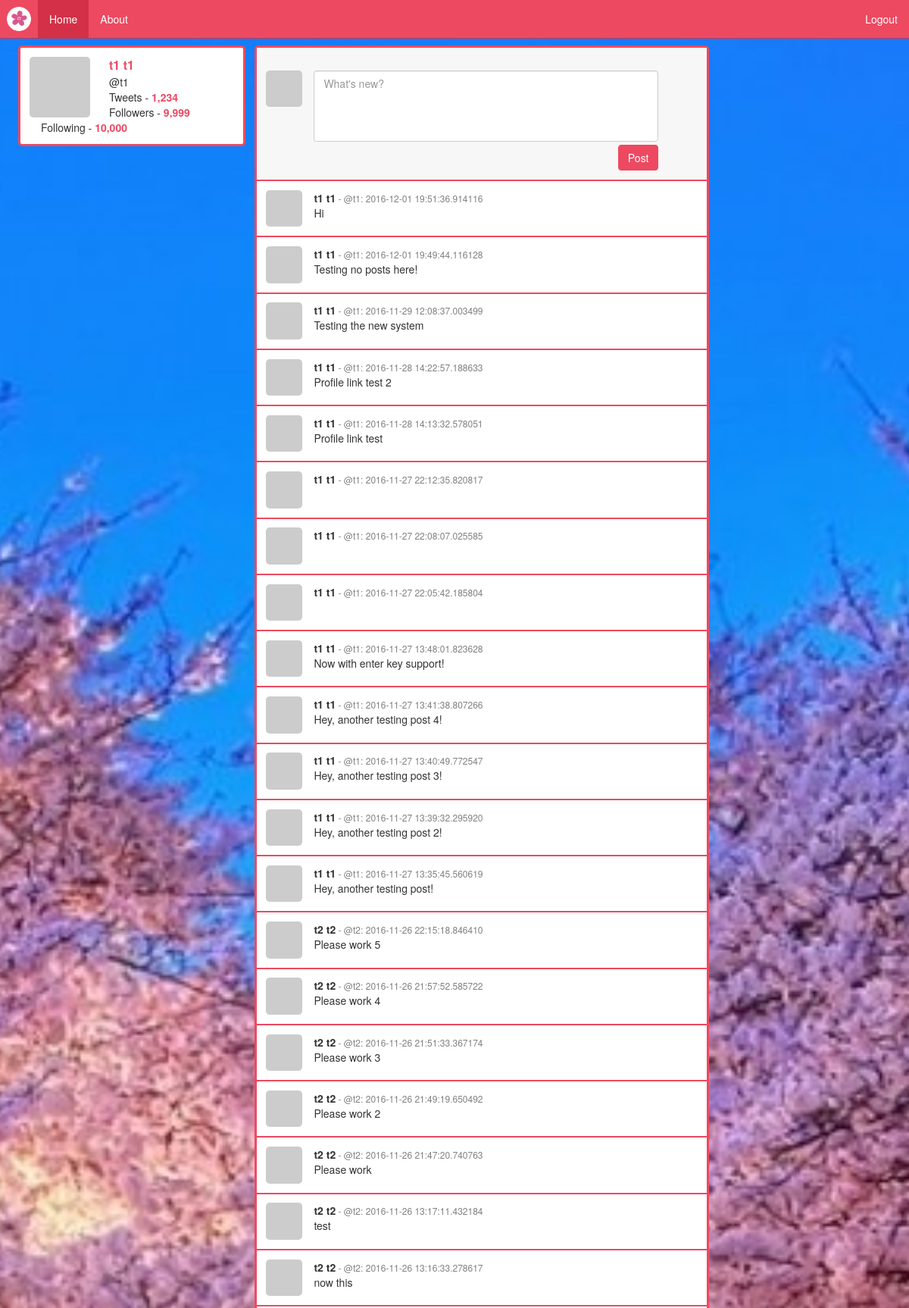
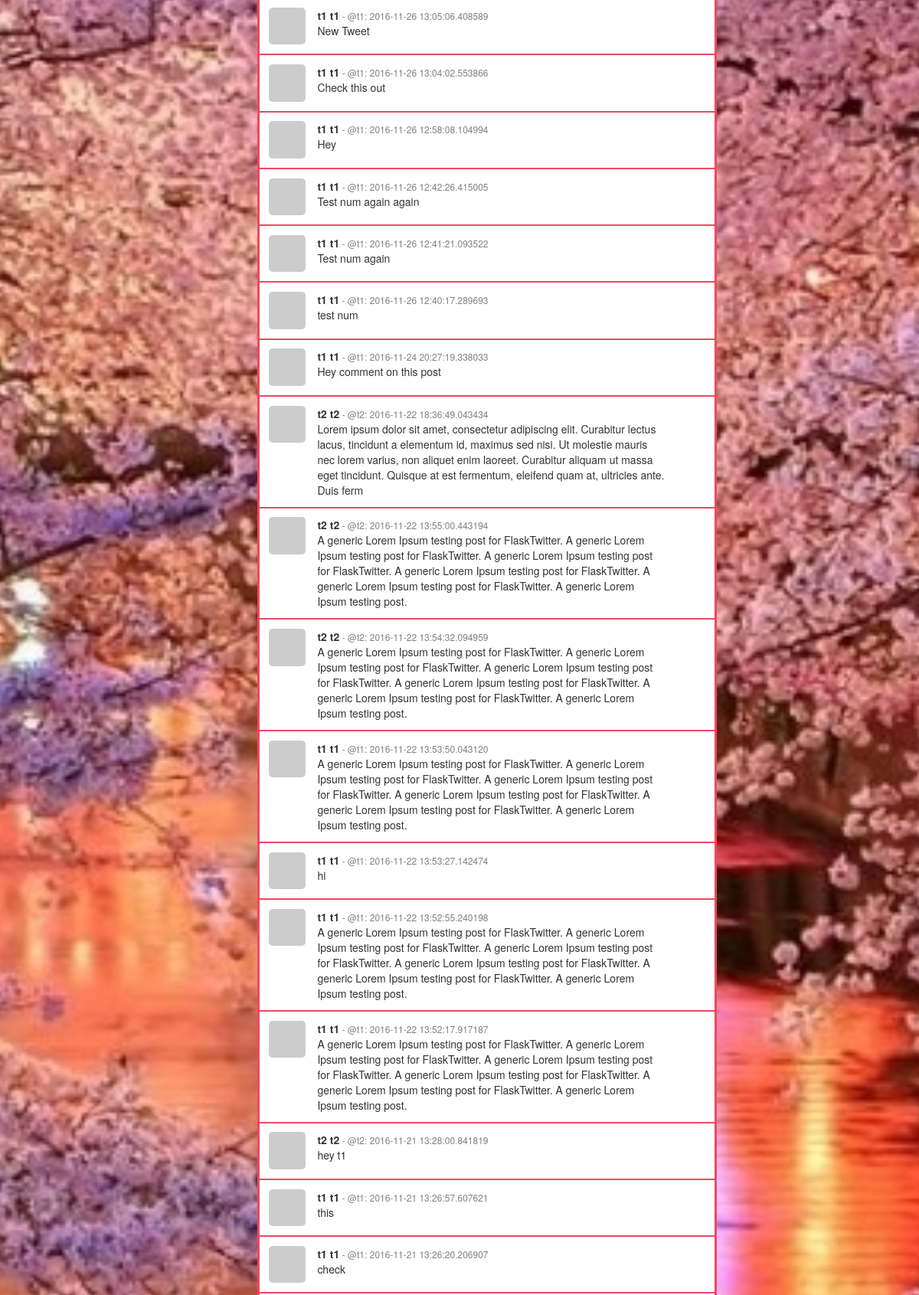
Page /newsfeed (signed in, upper part) on the committed database (2 pictures, top to bottom).
### app/models.py (models this page shows, shortened)
class User(db.Model):
	id = db.Column(db.Integer, primary_key=True)
	username = db.Column(db.String(16), index=True, unique=True)
	password_hash = db.Column(db.String(128), index=True)
	fName = db.Column(db.String(30), index=True)
	lName = db.Column(db.String(30), index=True)
	email = db.Column(db.String(120), index=True, unique=True)
	avatar_hash = db.Column(db.String(32), index=True)
	tweets = db.relationship('Tweet', backref='author', lazy='dynamic')
	comments = db.relationship('Comment', backref='author', lazy='dynamic')
	followed = db.relationship('User', secondary=followers, primaryjoin=(followers.c.follower_id == id), secondaryjoin=(followers.c.followed_id == id), backref=db.backref('followers', lazy='dynamic'), lazy='dynamic')
	@property
	def is_authenticated(self):
		return True
	def gravatar(self, size=100, default='identicon', rating='g'):
		if request.is_secure:
			url = 'https://secure.gravatar.com/avatar'
		else:
			url = 'http://www.gravatar.com/avatar'
		hash = self.avatar_hash or hashlib.md5(self.email.encode('utf-8')).hexdigest()
		return '{url}/{hash}?s={size}&d={default}&r={rating}'.format(url=url, hash=hash, size=size, default=default, rating=rating)
	def followed_tweets(self):
		return Tweet.query.join(followers, (followers.c.followed_id == Tweet.user_id)).filter(followers.c.follower_id == self.id).order_by(Tweet.timestamp.desc())

class Tweet(db.Model):
	id = db.Column(db.Integer, primary_key=True)
	body = db.Column(db.String(300))
	timestamp = db.Column(db.DateTime)
	hearts = db.Column(db.Integer)
	user_id = db.Column(db.Integer, db.ForeignKey('user.id'))
	comments = db.relationship('Comment', backref='tweet', lazy='dynamic')

### app/views.py (the view, shortened to what this page needs)
@app.route('/newsfeed', methods=['GET', 'POST'])
@login_required
def newsfeed():
	title = "News Feed"
	user = g.user
	form = TweetForm()
	commentForm = CommentForm()
	searchForm = SearchForm()
	tweets = user.followed_tweets().all()
	numTweets = user.tweets.count()
	followed = user.followed.count()
	firstTweet = tweets[0]
	lastTweet = tweets[-1]
	return render_template('newsfeed.html', title = title, user = user, form = form, commentForm=commentForm, searchForm=searchForm, tweets = tweets, firstTweet=firstTweet, lastTweet=lastTweet, numTweets=numTweets, followed=followed)

### app/forms.py
class TweetForm(Form):
	body = TextAreaField('body', validators=[DataRequired()])

class CommentForm(Form):
	body = TextAreaField('body', validators=[DataRequired()])

### app/__init__.py (called while the page is built)
@login_manager.user_loader
def load_user(userid):
    return User.query.filter(User.id==userid).first()

### app/views.py (called while the page is built)
@app.before_request
def before_request():
    g.user = current_user

### app/templates/newsFeed.html (shortened to what this page needs)
{% extends "base.html" %}
{% block head %}
	<link rel="stylesheet" type="text/css" href="../static/css/newsFeed.css">
{% endblock %}
{% block content %}
	<nav class="navbar navbar-default navbar-fixed-top">
	  <div class="container-fluid">
	    <div class="navbar-header">
	      <a href="#"><img src="../static/img/cherryBlossomIconCircle.png" id="brandIcon" class="img-circle navbar-brand"></a>
	    </div>
	    <ul class="nav navbar-nav">
	      <li class="active"><a href="#">Home</a></li>
	      <li><a href="#">About</a></li>
	    </ul>
  	    <ul class="nav navbar-nav navbar-right">
	      <li><a href="{{ url_for('logout') }}">Logout</a></li>
	    </ul>
	  </div>
	</nav>
	<div class="container col-md-3 testProfile">
		<div class="row">
			<span class="col-md-4 testImgContainer"><img class="img-responsive testImg" src="{{ user.gravatar(size=100) }}"></span>
			<span class="col-md-8 testSpan" id="profileName">{{ user.fName }} {{ user.lName }}</span>
			<span class="col-md-8" id="profileUser">@{{ user.username }}</span>
			<span class="col-md-8">Tweets - <span id="numInfo">1,234</span></span>
			<span class="col-md-8">Followers - <span id="numInfo">9,999</span></span>
			<span class="col-md-8">Following - <span id="numInfo">10,000</span></span>
		</div>
	</div>
	<div class="container col-md-6" id="bigContainer">
		<div class="FTWrapper row" id="firstWrapper">
			<div class="row">
				<span class="col-md-1 testImgContainer"><img class="img-responsive testImg" src="{{ user.gravatar(size=100) }}"></span>
				<span class="col-md-10">
					<form action="" method="post" name="tweet" id="post-form">
						{{ form.body(size=300, maxlength="300", rows="4", class="form-control", id="tweetBody", placeholder="What's new?", autocomplete="off")}}
						<div id="submitRow">
							<button type="button" class="btn btn-default" id="tweetBtn">Post</button>
						</div>
					</form>
				</span>
			</div>
		</div>
		{% for tweet in tweets %}
			<div class="FTWrapper row">
				<div class="row">
					<span class="col-md-1 testImgContainer"><img class="img-responsive testImg" src="{{ tweet.author.gravatar(size=100) }}"></span>
					<span class="col-md-10 testSpan"><span class="nickname"> {{ tweet.author.fName }} {{ tweet.author.lName }}</span><span class="timestamp"> - @{{ tweet.author.username }}: {{ tweet.timestamp }}</span></span>
					<span class="col-md-10 testSpan">{{ tweet.body }}</span>
				</div>
			</div>
		{% endfor %}
	</div>
{% endblock %}

### app/static/css/navbar.css (style rules this page uses)
.navbar-default { background-color: #ed4961; border-color: #d43048; }
.navbar-default .navbar-brand { color: #ffffff; }
.navbar-default .navbar-nav > li > a { color: #ffffff; }
.navbar-default .navbar-nav > .active > a, .navbar-default .navbar-nav > .active > a:hover, .navbar-default .navbar-nav > .active > a:focus { color: #ffffff; background-color: #d43048; }

### app/static/css/newsFeed.css (style rules this page uses)
html { background: url(../img/cherryBlossomWallpaper.jpeg) no-repeat center center fixed; -webkit-background-size: cover; -moz-background-size: cover; -o-background-size: cover; background-size: cover; }
.container { border-radius: 5px; padding: 0; border-width: 1px; background-color: white; }
#brandIcon { padding: 25%; }
#bigContainer { border: solid; border-color: #ED4961; margin-top: 5%; }
#firstWrapper { padding-top: 5%; background-color: #F7F7F7; }
#numInfo { font-weight: bold; color: #ED4961; }
#profileName { color: #ED4961; font-size: 16px; font-weight: bold; }
.FTWrapper { border-color: purple; margin-bottom: 1%; border-bottom: solid; border-width: 2px; border-color: #ED4961; padding-bottom: 2%; padding-top: 1%; padding-left: 2%; }
.testSpan { border-color: red; }
.row { margin-right: 0; margin-left: 0; }
.testImg { border-radius: 5px; }
.testImgContainer { padding: 0; }
.nickname { font-weight: bold; }
.testProfile { border: solid; border-color: #ED4961; margin-top: 5%; margin-left: 2%; margin-right: 1%; padding: 1% }
.timestamp { color: grey; font-size: 12px; }
.form-control { resize: none; }
.btn { background-color: #ED4961; color: white; border-color: #ED4961; margin-top: 1%; }
#submitRow { text-align: right; }

### rows in the picture
User: fName "t1", lName "t1", username "t1"
Tweet: author.fName "t1", author.lName "t1", author.username "t1", timestamp "2016-12-01 19:51:36.914116", body "Hi"
Tweet: author.fName "t1", author.lName "t1", author.username "t1", timestamp "2016-12-01 19:49:44.116128", body "Testing no posts here!"
Tweet: author.fName "t1", author.lName "t1", author.username "t1", timestamp "2016-11-29 12:08:37.003499", body "Testing the new system"
Tweet: author.fName "t1", author.lName "t1", author.username "t1", timestamp "2016-11-28 14:22:57.188633", body "Profile link test 2"
Tweet: author.fName "t1", author.lName "t1", author.username "t1", timestamp "2016-11-28 14:13:32.578051", body "Profile link test"
Tweet: author.fName "t1", author.lName "t1", author.username "t1", timestamp "2016-11-27 22:12:35.820817"
Tweet: author.fName "t1", author.lName "t1", author.username "t1", timestamp "2016-11-27 22:08:07.025585"
Tweet: author.fName "t1", author.lName "t1", author.username "t1", timestamp "2016-11-27 22:05:42.185804"
Tweet: author.fName "t1", author.lName "t1", author.username "t1", timestamp "2016-11-27 13:48:01.823628", body "Now with enter key support!"
Tweet: author.fName "t1", author.lName "t1", author.username "t1", timestamp "2016-11-27 13:41:38.807266", body "Hey, another testing post 4!"
Tweet: author.fName "t1", author.lName "t1", author.username "t1", timestamp "2016-11-27 13:40:49.772547", body "Hey, another testing post 3!"
Tweet: author.fName "t1", author.lName "t1", author.username "t1", timestamp "2016-11-27 13:39:32.295920", body "Hey, another testing post 2!"
Tweet: author.fName "t1", author.lName "t1", author.username "t1", timestamp "2016-11-27 13:35:45.560619", body "Hey, another testing post!"
Tweet: author.fName "t2", author.lName "t2", author.username "t2", timestamp "2016-11-26 22:15:18.846410", body "Please work 5"
Tweet: author.fName "t2", author.lName "t2", author.username "t2", timestamp "2016-11-26 21:57:52.585722", body "Please work 4"
Tweet: author.fName "t2", author.lName "t2", author.username "t2", timestamp "2016-11-26 21:51:33.367174", body "Please work 3"
Tweet: author.fName "t2", author.lName "t2", author.username "t2", timestamp "2016-11-26 21:49:19.650492", body "Please work 2"
Tweet: author.fName "t2", author.lName "t2", author.username "t2", timestamp "2016-11-26 21:47:20.740763", body "Please work"
Tweet: author.fName "t2", author.lName "t2", author.username "t2", timestamp "2016-11-26 13:17:11.432184", body "test"
Tweet: author.fName "t2", author.lName "t2", author.username "t2", timestamp "2016-11-26 13:16:33.278617", body "now this"
Tweet: author.fName "t1", author.lName "t1", author.username "t1", timestamp "2016-11-26 13:05:06.408589", body "New Tweet"
Tweet: author.fName "t1", author.lName "t1", author.username "t1", timestamp "2016-11-26 13:04:02.553866", body "Check this out"
Tweet: author.fName "t1", author.lName "t1", author.username "t1", timestamp "2016-11-26 12:58:08.104994", body "Hey"
Tweet: author.fName "t1", author.lName "t1", author.username "t1", timestamp "2016-11-26 12:42:26.415005", body "Test num again again"
Tweet: author.fName "t1", author.lName "t1", author.username "t1", timestamp "2016-11-26 12:41:21.093522", body "Test num again"
Tweet: author.fName "t1", author.lName "t1", author.username "t1", timestamp "2016-11-26 12:40:17.289693", body "test num"
Tweet: author.fName "t1", author.lName "t1", author.username "t1", timestamp "2016-11-24 20:27:19.338033", body "Hey comment on this post"
Tweet: author.fName "t2", author.lName "t2", author.username "t2", timestamp "2016-11-22 18:36:49.043434", body "Lorem ipsum dolor sit amet, consectetur adipiscing elit. Curabitur lectus lacus, tincidunt a elementum id, maximus sed nisi. Ut molestie mauris nec lorem varius, non aliquet enim laoreet. Curabitur aliquam ut massa eget tincidunt. Quisque at est fermentum, eleifend quam at, ultricies ante. Duis ferm"
Tweet: author.fName "t2", author.lName "t2", author.username "t2", timestamp "2016-11-22 13:55:00.443194", body "A generic Lorem Ipsum testing post for FlaskTwitter. A generic Lorem Ipsum testing post for FlaskTwitter. A generic Lorem Ipsum testing post for FlaskTwitter. A generic Lorem Ipsum testing post for FlaskTwitter. A generic Lorem Ipsum testing post for FlaskTwitter. A generic Lorem Ipsum testing post."
Tweet: author.fName "t2", author.lName "t2", author.username "t2", timestamp "2016-11-22 13:54:32.094959", body "A generic Lorem Ipsum testing post for FlaskTwitter. A generic Lorem Ipsum testing post for FlaskTwitter. A generic Lorem Ipsum testing post for FlaskTwitter. A generic Lorem Ipsum testing post for FlaskTwitter. A generic Lorem Ipsum testing post for FlaskTwitter. A generic Lorem Ipsum testing post."
Tweet: author.fName "t1", author.lName "t1", author.username "t1", timestamp "2016-11-22 13:53:50.043120", body "A generic Lorem Ipsum testing post for FlaskTwitter. A generic Lorem Ipsum testing post for FlaskTwitter. A generic Lorem Ipsum testing post for FlaskTwitter. A generic Lorem Ipsum testing post for FlaskTwitter. A generic Lorem Ipsum testing post for FlaskTwitter. A generic Lorem Ipsum testing post."
Tweet: author.fName "t1", author.lName "t1", author.username "t1", timestamp "2016-11-22 13:53:27.142474", body "hi"
Tweet: author.fName "t1", author.lName "t1", author.username "t1", timestamp "2016-11-22 13:52:55.240198", body "A generic Lorem Ipsum testing post for FlaskTwitter. A generic Lorem Ipsum testing post for FlaskTwitter. A generic Lorem Ipsum testing post for FlaskTwitter. A generic Lorem Ipsum testing post for FlaskTwitter. A generic Lorem Ipsum testing post for FlaskTwitter. A generic Lorem Ipsum testing post."
Tweet: author.fName "t1", author.lName "t1", author.username "t1", timestamp "2016-11-22 13:52:17.917187", body "A generic Lorem Ipsum testing post for FlaskTwitter. A generic Lorem Ipsum testing post for FlaskTwitter. A generic Lorem Ipsum testing post for FlaskTwitter. A generic Lorem Ipsum testing post for FlaskTwitter. A generic Lorem Ipsum testing post for FlaskTwitter. A generic Lorem Ipsum testing post."
Tweet: author.fName "t2", author.lName "t2", author.username "t2", timestamp "2016-11-21 13:28:00.841819", body "hey t1"
Tweet: author.fName "t1", author.lName "t1", author.username "t1", timestamp "2016-11-21 13:26:57.607621", body "this"
Tweet: author.fName "t1", author.lName "t1", author.username "t1", timestamp "2016-11-21 13:26:20.206907", body "check"
